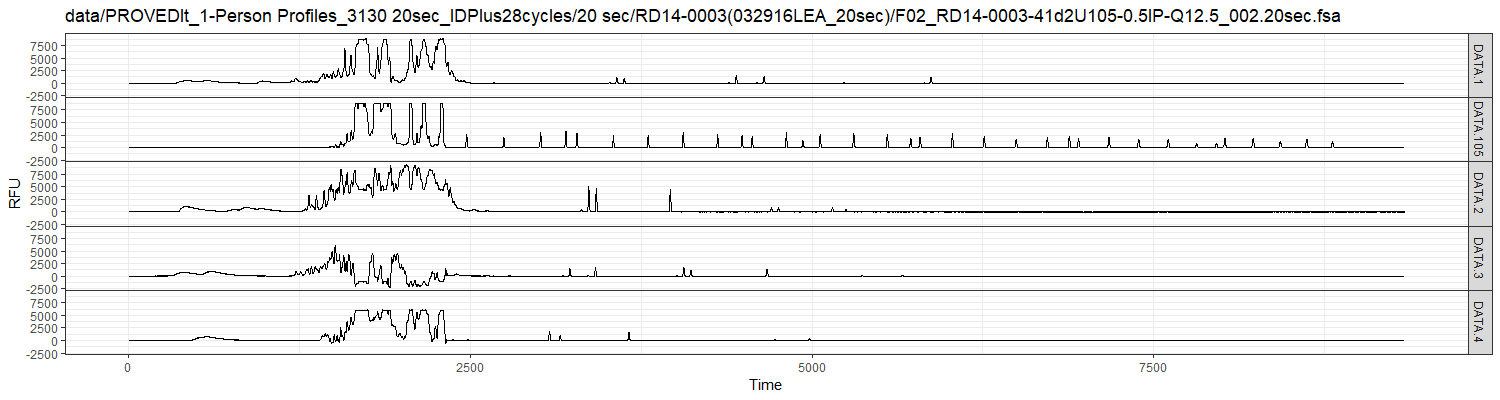

This chart was generated by the following R code:
source("packages.R")
fsa.vec <- Sys.glob("data/*/*/*/*.fsa")
match.dt <- nc::capture_first_vec(
  fsa.vec,
  "data/PROVEDIt_",
  persons=".*?",
  "-Person Profiles")
match.dt[, table(persons)]

prefix.pattern <- list(
  "/",
  letter="[A-Z]",
  numbers="[0-9]+",
  "[-_]")
mixture.pattern <- list(
  identifiers.str="[^-]+", # within that project.
  "-",
  ratios.str="[^-]+",
  nc::quantifier("-", mix.dilution="M[^-]+", "?"))
project.pattern <- list(
  "RD[0-9]+",
  "-",
  "[0-9]+")
single.pattern <- list(
  ## It is to be noted that each sample is designated by the
  ## combination of project number and sample identifier. For example,
  ## RD14-0003-21 will have a different known genotype than
  ## RD12-0002-21.
  sample.identifier="[0-9]+", as.integer, # within that project.
  ## d_ is the dilution number which was used by laboratory personnel
  ## to distinguish between extracts.
  nc::quantifier(
    "d",
    single.dilution=".*?",
    ## the ‘x’ designator indicates DNA condition (Supplementary Methods
    ## Table 1)
    DNA.condition="x?",
    "?"))
nanograms.pattern <- nc::quantifier(
  template.nanograms="[0-9.]+", as.numeric, "?")
suffix.pattern <- list(
  ## IP is the amplification kit type (i.e., IP=Identifiler ® Plus,
  ## GF=Globalfiler ® , PP16=PowerPlex ® 16 HS)
  nc::quantifier("-", nanograms.pattern, kit="[^-_]+", "?"),
  ## If the extracts were quantified with both a small and large
  ## autosomal fragment, the Quality Index is presented in the form of
  ## a Q value (Q0.8 in this example). In some instances, the Q
  ## designator is followed by “LAND,” which stands for “large
  ## autosomal not detected.” This term is used for samples in which
  ## the large autosomal fragment was not detected during qPCR and so
  ## a numerical Q value was not obtained.
  nc::quantifier("-", nc::field("Q", "", "[^_]+"), "?"),
  "[-_]",
  ## The designator 002 is the capillary number, where capillaries are
  ## numbered 001-004 on the 3130 electrophoresis platform and 01-08
  ## on the 3500 platform.
  capillary="[0-9]+",
  "[.]",
  injection.seconds="[0-9]+", as.integer,
  "sec")
fsa.pattern <- list(
  prefix.pattern,
  lane=list(
    control="[^-_]+",
    "|",
    project=project.pattern,
    "-",
    extra=list(
      single.pattern,
      "|",
      mixture.pattern)),
  suffix.pattern)
subject.vec <- c(
  "data/PROVEDIt_1-Person Profiles_3130 10sec_PP16HS32cycles/10sec/RD12-0002(080114LEA_10sec)/A01-Ladder-PP16-001.10sec.fsa",
  "data/PROVEDIt_1-Person Profiles_3130 10sec_IDPlus28cycles/10 sec/RD14-0003(120715CMG_10sec)/A12_RB121514ADG_001.10sec.fsa",
  "data/PROVEDIt_1-Person Profiles_3130 10sec_IDPlus28cycles/10 sec/RD14-0003(011816CMG_10sec)/A10_RB102191515LEA-IP_001.10sec.fsa",
  "data/PROVEDIt_1-Person Profiles_3130 10sec_PP16HS32cycles/10sec/RD12-0002(080114LEA_10sec)/A02-RD12-0002-35-0.5PP16-001.10sec.fsa",
  "data/PROVEDIt_1-Person Profiles_3130 10sec_IDPlus28cycles/10 sec/RD14-0003(032516LEA_10sec)/G01_RD14-0003-35d3S30-0.01563P-Q10.0_003.10sec.fsa",
  "data/PROVEDIt_1-Person Profiles_3130 10sec_IDPlus28cycles/10 sec/RD14-0003(011816CMG_10sec)/A06_RD14-0003-24d3a-0.0625IP-Q0.8_001.10sec.fsa",
  ## 1 above 2-5 below.
  "data/PROVEDIt_2-5-Person Profiles_3130 5sec_IDPlus28cycles/5sec/RD14-0003(051616LEA_5sec)/H07_RD14-0003-35_36_37_38_39-1;4;4;4;1-M2I35-0.75IP-QLAND_004.5sec.fsa",
  "data/PROVEDIt_2-5-Person Profiles_3130 5sec_IDPlus28cycles/5sec/RD14-0003(051616LEA_5sec)/D07_Ladder-IP_004.5sec.fsa")
nc::capture_first_vec(subject.vec, fsa.pattern)

match.dt <- nc::capture_first_vec(fsa.vec, fsa.pattern)

match.dt[, type := data.table::fcase(
  control != "", "control",
  sample.identifier != "", "single",
  identifiers.str != "", "mixture",
  default="unknown")]
table(match.dt$type)

## What is the P kit type? typo?
table(match.dt$kit)
match.dt[, which(kit=="P")]
i <- 9264
fsa.vec[i]
match.dt[i]

## There is supposed to be a GF kit type but I don't see any.
grep("GF", fsa.vec, value=TRUE)

## Is there a single-source fsa file for each sample referenced in the
## mixture file names?
match.dt[, file.i := 1:.N]
mix.dt <- match.dt[type=="mixture"]
mix.dt[, identifiers.list := lapply(strsplit(identifiers.str, "_"), as.integer)]

## How many sources are in each mixture?
(mix.tab <- table(sapply(mix.dt$identifiers.list, length)))

mix.dt[, mix.i := 1:.N ]
mix.samples <- mix.dt[, data.table(
  project,
  sample.identifier=identifiers.list[[1]]
), by=.(mix.i, file.i)]

single.dt <- match.dt[type=="single"]

one.mix <- mix.dt[1]
one.samples <- mix.samples[one.mix, on="mix.i"]
select.dt <- one.samples[, .(project, sample.identifier)]
one.samples.info <- single.dt[select.dt, on=.(project, sample.identifier)]
one.samples.info[, Q.num := as.numeric(ifelse(Q=="LAND", 0, Q))]

ggplot()+
  theme_bw()+
  theme(panel.margin=grid::unit(0, "lines"))+
  facet_grid(injection.seconds ~ sample.identifier)+
  geom_point(aes(
    template.nanograms, Q.num),
    data=one.samples.info)+
  scale_y_log10()

file.i <- one.samples.info$file.i[300]
mix.fsa <- fsa.vec[file.i]
mix.fsa.data <- seqinr::read.abif(mix.fsa)
seqinr::plotabif(mix.fsa.data, chanel=1)
l.vec <- sapply(mix.fsa.data$Data, length)
table(l.vec)
channel.names <- names(l.vec)[l.vec==max(l.vec)]
channel.dt.list <- list()
for(channel in channel.names){
  RFU <- mix.fsa.data$Data[[channel]]
  channel.dt.list[[channel]] <- data.table(
    channel, Time=seq_along(RFU), RFU)
}
channel.dt <- do.call(rbind, channel.dt.list)

gg <- ggplot()+
  ggtitle(mix.fsa)+
  theme_bw()+
  theme(panel.margin=grid::unit(0, "lines"))+
  facet_grid(channel ~ .)+
  geom_line(aes(
    Time, RFU),
    data=channel.dt)

png("figure-ggplotabif.png", w=15, h=4, units="in", res=100)
print(gg)
dev.off()
